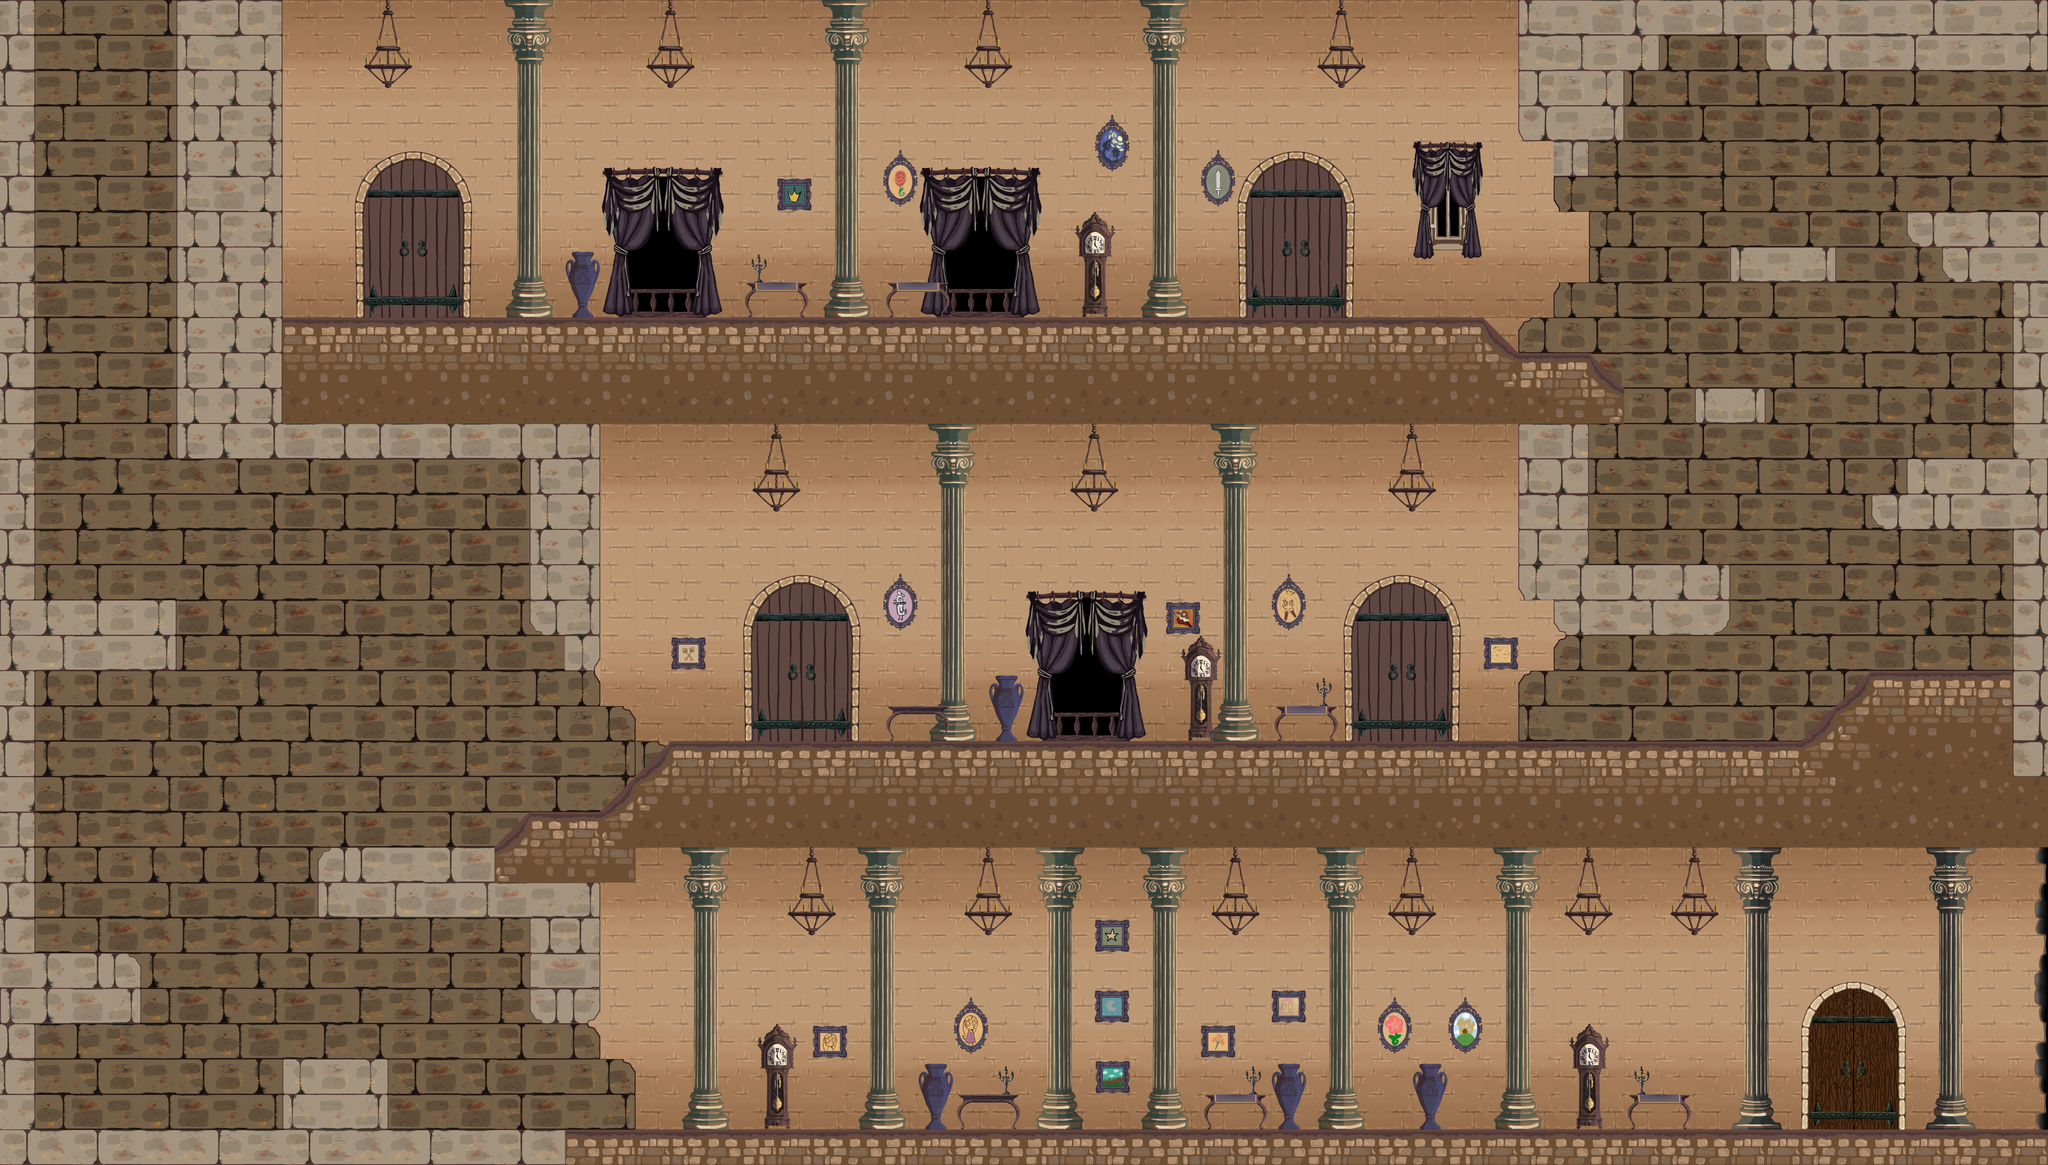

Tiled map render using the project's own tile images. Description and the map definition, with tile-layer contents summarised, below:
An orthogonal 58x33 tile map with 128x128 px tiles, 8 tile layers (Muros, Laterales, Ventanas, Cortinas, ...), 9 tilesets and 56 objects (5x PlayerSpawns, Player).

<map version="1.10" tiledversion="1.11.2" orientation="orthogonal" renderorder="right-down" width="58" height="33" tilewidth="128" tileheight="128" infinite="0" nextlayerid="22" nextobjectid="116">
 <tileset firstgid="1" name="Atlas_Pasillo_01" tilewidth="128" tileheight="128" tilecount="64" columns="8">
  <image source="Castle/Interior/Atlas_Pasillo_01.png" width="1024" height="1024" />
 </tileset>
 <tileset firstgid="65" name="Atlas_Pasillo_02" tilewidth="128" tileheight="128" tilecount="64" columns="8">
  <image source="Castle/Interior/Atlas_Pasillo_02.png" width="1024" height="1024" />
 </tileset>
 <tileset firstgid="129" name="Atlas_Castillo_Extras" tilewidth="128" tileheight="128" tilecount="64" columns="8">
  <image source="Castle/Interior/Atlas_Castillo_Extras.png" width="1024" height="1024" />
 </tileset>
 <tileset firstgid="193" name="Fondo_Ventana" tilewidth="1920" tileheight="1080" tilecount="1" columns="1">
  <image source="Castle/Exterior/Fondo_Ventana.png" width="1920" height="1080" />
 </tileset>
 <tileset firstgid="194" name="Atlas_Exterior_Castillo" tilewidth="128" tileheight="128" tilecount="64" columns="8">
  <image source="Castle/Exterior/Atlas_Exterior_Castillo.png" width="1024" height="1024" />
 </tileset>
 <tileset firstgid="258" name="Atlas_Exterior_Castillo_Oscuro" tilewidth="128" tileheight="128" tilecount="64" columns="8">
  <image source="Castle/Exterior/Atlas_Exterior_Castillo_Oscuro.png" width="1024" height="1024" />
 </tileset>
 <tileset firstgid="322" name="Atlas_Almacen_01" tilewidth="128" tileheight="128" tilecount="64" columns="8">
  <image source="Castle/Interior/Atlas_Almacen_01.png" width="1024" height="1024" />
 </tileset>
 <tileset firstgid="386" name="Atlas_Castillo_Extra_01" tilewidth="128" tileheight="128" tilecount="64" columns="8">
  <image source="Castle/Interior/Atlas_Castillo_Extra_01.png" width="1024" height="1024" />
 </tileset>
 <tileset firstgid="450" name="Atlas_cuadros" tilewidth="128" tileheight="128" tilecount="64" columns="8">
  <image source="Castle/Interior/Atlas_cuadros.png" width="1024" height="1024" />
 </tileset>
 <objectgroup id="17" name="BG">
  <properties>
   <property name="BG" type="bool" value="true" />
   <property name="Draw" type="bool" value="true" />
  </properties>
  <object id="35" gid="193" x="2119.03" y="2678.79" width="4089.78" height="2300.5" />
 </objectgroup>
 <layer id="2" name="Muros" width="58" height="33">
  <properties>
   <property name="Draw" type="bool" value="true" />
  </properties>
  <data>[1914 cells, 1457 non-empty, 23 distinct tile ids]</data>
 </layer>
 <layer id="21" name="Laterales" width="58" height="33">
  <properties>
   <property name="Draw" type="bool" value="true" />
  </properties>
  <data>[1914 cells, 767 non-empty, 47 distinct tile ids]</data>
 </layer>
 <layer id="11" name="Ventanas" width="58" height="33">
  <properties>
   <property name="Draw" type="bool" value="true" />
  </properties>
  <data>[1914 cells, 60 non-empty, 20 distinct tile ids]</data>
 </layer>
 <layer id="15" name="Cortinas" width="58" height="33">
  <properties>
   <property name="Draw" type="bool" value="true" />
  </properties>
  <data>[1914 cells, 0 non-empty, 0 distinct tile ids]</data>
 </layer>
 <layer id="10" name="Columnas" width="58" height="33">
  <properties>
   <property name="Draw" type="bool" value="true" />
  </properties>
  <data>[1914 cells, 187 non-empty, 13 distinct tile ids]</data>
 </layer>
 <layer id="1" name="Suelos" width="58" height="33">
  <properties>
   <property name="Draw" type="bool" value="true" />
  </properties>
  <data>[1914 cells, 365 non-empty, 23 distinct tile ids]</data>
 </layer>
 <layer id="6" name="Puertas" width="58" height="33">
  <properties>
   <property name="Draw" type="bool" value="true" />
  </properties>
  <data>[1914 cells, 95 non-empty, 35 distinct tile ids]</data>
 </layer>
 <layer id="14" name="Decoración" width="58" height="33">
  <properties>
   <property name="Draw" type="bool" value="true" />
  </properties>
  <data>[1914 cells, 190 non-empty, 58 distinct tile ids]</data>
 </layer>
 <objectgroup color="#000000" id="18" name="Map">
  <properties>
   <property name="Map" type="bool" value="true" />
   <property name="Square" type="bool" value="true" />
  </properties>
  <object id="53" x="0" y="4096" width="7424" height="128" />
  <object id="54" x="7424" y="3072" width="128" height="1024" />
  <object id="55" x="7040" y="768" width="896" height="256" />
  <object id="56" x="1024" y="-128" width="4480" height="128" />
  <object id="57" x="0" y="0" width="128" height="4096" />
  <object id="58" x="1024" y="3840" width="384" height="256" />
  <object id="59" x="128" y="3456" width="384" height="256" />
  <object id="60" x="1920" y="2944" width="384" height="256" />
  <object id="61" x="2304" y="2824" width="128" height="248" />
  <object id="62" x="2432" y="2688" width="4992" height="384" />
  <object id="63" x="6784" y="2432" width="640" height="256" />
  <object id="64" x="5760" y="2048" width="512" height="256" />
  <object id="65" x="6912" y="1664" width="384" height="256" />
  <object id="66" x="5504" y="1408" width="384" height="128" />
  <object id="67" x="5504" y="1280" width="256" height="128" />
  <object id="68" x="5376" y="1280" width="128" height="256" />
  <object id="69" x="1024" y="1152" width="4352" height="384" />
  <object id="71" x="6144" y="1408" width="256" height="128" />
  <object id="87" x="128" y="2176" width="512" height="256" />
  <object id="90" x="1152" y="3072" width="768" height="256" />
  <object id="92" x="1920" y="3200" width="256" height="128" />
  <object id="93" x="1920" y="3328" width="256" height="384" />
  <object id="94" x="2048" y="1536" width="128" height="896" />
  <object id="95" x="640" y="1536" width="1408" height="128" />
  <object id="96" x="640" y="0" width="384" height="1536" />
  <object id="97" x="5632" y="1536" width="128" height="768" />
  <object id="98" x="5504" y="1536" width="128" height="640" />
  <object id="99" x="6272" y="896" width="384" height="128" />
  <object id="100" x="5504" y="0" width="384" height="512" />
  <object id="101" x="5632" y="512" width="128" height="128" />
  <object id="103" x="5888" y="0" width="128" height="256" />
  <object id="104" x="6016" y="0" width="1408" height="128" />
  <object id="106" x="6912" y="768" width="128" height="128" />
  <object id="107" x="7296" y="1024" width="128" height="1408" />
  <object id="108" x="6784" y="1792" width="128" height="128" />
  <object id="109" x="1920" y="1664" width="128" height="640" />
  <object id="111" x="128" y="-128" width="512" height="128" />
  <object id="115" x="6400" y="128" width="1536" height="128" />
 </objectgroup>
 <objectgroup color="#000000" id="19" name="Stairs">
  <properties>
   <property name="Polygon" type="bool" value="true" />
  </properties>
  <object id="83" x="5376" y="1152">
   <polygon points="0,0 0,128 128,128" />
  </object>
  <object id="85" x="5760" y="1280">
   <polygon points="0,0 0,128 128,128" />
  </object>
  </objectgroup>
 <objectgroup id="12" name="Path">
  <properties>
   <property name="Path" type="bool" value="true" />
   <property name="Sensor" type="bool" value="true" />
   <property name="Square" type="bool" value="true" />
  </properties>
  <!-- 1 objects omitted --></objectgroup>
 <objectgroup id="9" name="Door">
  <properties>
   <property name="Door" type="bool" value="true" />
   <property name="Sensor" type="bool" value="true" />
   <property name="Square" type="bool" value="true" />
  </properties>
  <!-- 5 objects omitted --></objectgroup>
 <objectgroup id="3" name="EntitiesSpawnPoints">
  <!-- 1 objects omitted --></objectgroup>
 <objectgroup id="16" name="PlayerSpawns">
  <properties>
   <property name="PlayerSpawns" type="bool" value="true" />
  </properties>
  <!-- 5 objects omitted --></objectgroup>
</map>
<!-- 15 of 56 objects omitted -->
